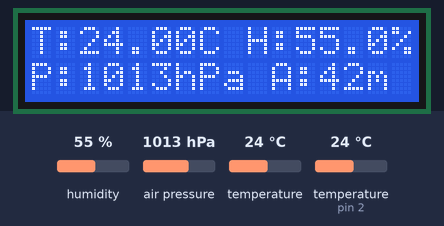
The sketch below on a simulated Arduino Uno, built with avr-gcc and run on an emulated ATmega328P. Parts: 16×2 character LCD. Inputs (shaded band) come from the test bench; at power-on: humidity 55 %, air pressure 1013 hPa, temperature (sensor on pin 2) 24 °C, temperature 24 °C. What the sketch prints to the serial monitor is not drawn.

Above: at 1.2 s.
1.3 s: humidity set to 22 %
At 2.9 s:
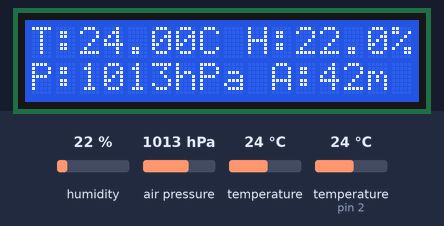
3.6 s: air pressure set to 952 hPa
At 5.0 s:
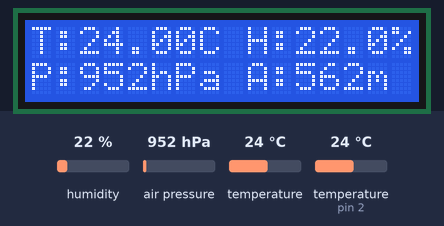
5.7 s: temperature (sensor on pin 2) set to 12 °C
At 6.9 s:
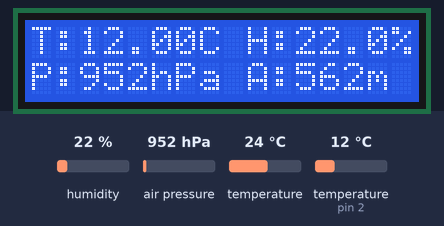
7.7 s: air pressure set to 975 hPa
At 9.3 s:
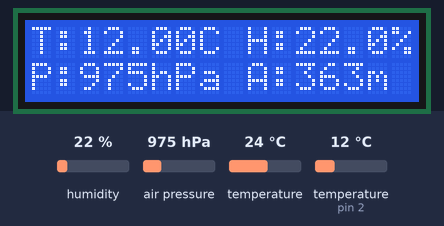
9.8 s: humidity set to 40 %
At 11.5 s:
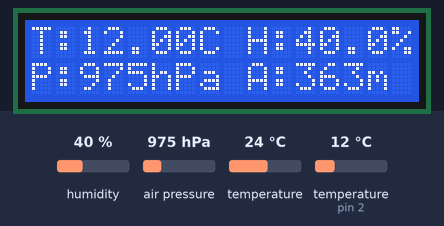
11.9 s: air pressure set to 1000 hPa
At 13.6 s:
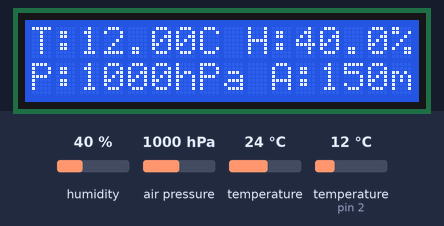
Timing chart, 0 to 15.0 s (numbered marks = the images above; inputs shaded):
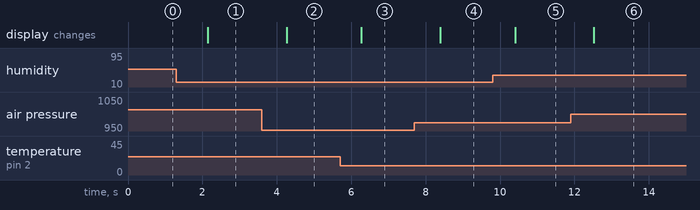

Measured:
- after the input at 1.3 s, the display: changes after 0.85 s (image 1)
- after the input at 3.6 s, the display: changes after 0.66 s (image 2)
- after the input at 5.7 s, the display: changes after 0.57 s (image 3)
- after the input at 7.7 s, the display: changes after 0.69 s (image 4)
- after the input at 9.8 s, the display: changes after 0.61 s (image 5)
- after the input at 11.9 s, the display: changes after 0.63 s (image 6)

The sketch:

aeolus.ino
```cpp
#include <Wire.h>
#include <Adafruit_Sensor.h>
#include <Adafruit_BMP280.h>
#include <DHT.h>
#include <LiquidCrystal_I2C.h>

#define BMP280_I2C_ADDRESS 0x76
#define DHTPIN 2
#define DHTTYPE DHT22

LiquidCrystal_I2C lcd(0x27, 16, 2);
DHT dht(DHTPIN, DHTTYPE);
Adafruit_BMP280 bmp;
bool bmpFound = false;

void setup() {
  Serial.begin(9600);
  while(!Serial);

  lcd.init();
  lcd.backlight();
  dht.begin();

  bmpFound = bmp.begin(BMP280_I2C_ADDRESS);

  if (bmpFound) {
    Serial.println("BMP280 ok!");
  } else {
    Serial.println("BMP280 error");
  }
}

void loop() {

  // DHT22 - Temperature and humidity
  lcd.setCursor(0, 0);
  float humidity = dht.readHumidity();
  float tempDHT = dht.readTemperature();

  if (isnan(humidity) || isnan(tempDHT)) {
    lcd.print("DHT22 error     ");
  } else {
    lcd.print("T:");
    lcd.print(tempDHT, 2);
    lcd.print("C H:");
    lcd.print(humidity, 1);
    lcd.print("%  ");
  }

  // BMP280 - Altitude and pressure
  lcd.setCursor(0, 1);
  if (bmpFound) {
    float tempBMP = bmp.readTemperature();
    float pressure = bmp.readPressure() / 100.0F;
    float altitude = bmp.readAltitude(1018.0);

    lcd.print("P:");
    lcd.print(pressure, 0);
    lcd.print("hPa A:");
    lcd.print(altitude, 0);
    lcd.print("m  ");
  } else {
    lcd.print("BMP280 error    ");
  }

  // Serial output matching the LCD display
  Serial.print("DHT22 - Temp: ");
  if (isnan(tempDHT)) Serial.print("NaN"); else Serial.print(tempDHT, 2);
  Serial.print(" C, Humidity: ");
  if (isnan(humidity)) Serial.print("NaN"); else Serial.print(humidity, 1);
  Serial.println(" %");

  if (bmpFound) {
    Serial.print("BMP280 - Pressure: ");
    Serial.print(bmp.readPressure() / 100.0F, 0);
    Serial.print(" hPa, Altitude: ");
    Serial.print(bmp.readAltitude(1018.0), 0);
    Serial.println(" m");
  } else {
    Serial.println("BMP280 not available");
  }

  delay(2000);
}
```
